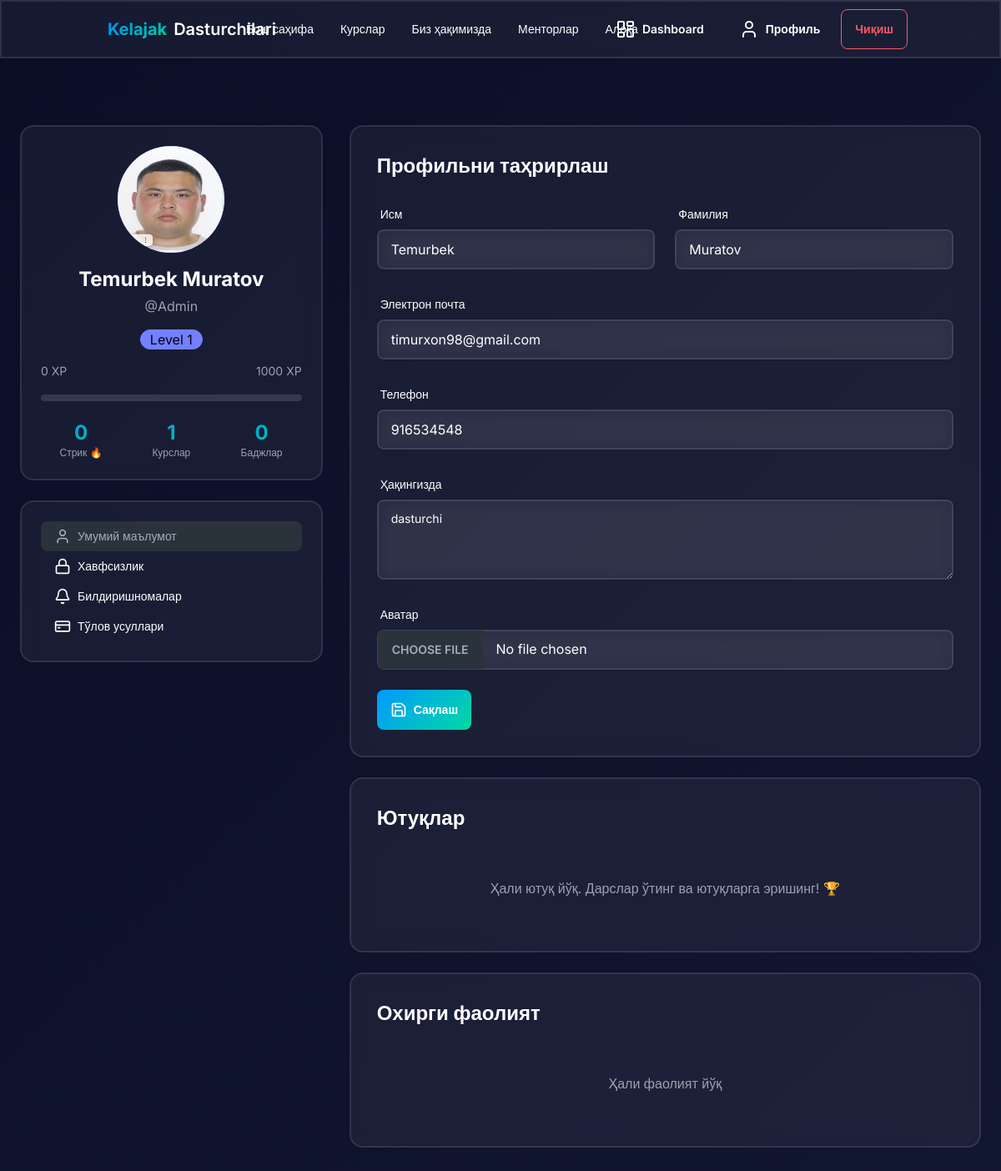
/profile/ (signed in), run on the app's committed database.
### users/models.py (models this page shows, shortened)
class User(AbstractUser):
    USER_TYPE_CHOICES = (
        ('student', 'Студент'),
        ('mentor', 'Ментор'),
        ('admin', 'Админ'),
    )
    user_type = models.CharField(max_length=10, choices=USER_TYPE_CHOICES, default='student')
    phone = models.CharField(max_length=20, blank=True)
    avatar = models.ImageField(upload_to='avatars/', null=True, blank=True)
    bio = models.TextField(blank=True)
    xp = models.IntegerField(default=0)
    level = models.IntegerField(default=1)
    coins = models.IntegerField(default=0)
    current_streak = models.IntegerField(default=0)
    longest_streak = models.IntegerField(default=0)
    last_activity = models.DateField(null=True, blank=True)
    created_at = models.DateTimeField(auto_now_add=True)
    updated_at = models.DateTimeField(auto_now=True)
    class Meta:
        verbose_name = 'Фойдаланувчи'
        verbose_name_plural = 'Фойдаланувчилар'

### users/views.py (the view, shortened to what this page needs)
# urls.py: path('profile/', views.profile, name='profile'),
@login_required
def profile(request):
    user = request.user
    enrolled_courses_count = Enrollment.objects.filter(user=user).count()
    user_badges = UserBadge.objects.filter(user=user).select_related('badge')
    recent_activities = XPHistory.objects.filter(user=user).order_by('-created_at')[:10]
    next_level_xp = (user.level + 1) * 500  # ← BU QATOR BOR BO'LISHI KERAK
    context = {
        'user': user,
        'enrolled_courses_count': enrolled_courses_count,
        'user_badges': user_badges,
        'recent_activities': recent_activities,
        'next_level_xp': next_level_xp,  # ← BU HAM BOR BO'LISHI KERAK
    }
    return render(request, 'pages/profile.html', context)

### templates/pages/profile.html (shortened to what this page needs)
{% extends 'base.html' %}
{% block content %}
<section class="min-h-screen px-4 py-20">
    <div class="container mx-auto max-w-6xl">
        <div class="grid grid-cols-1 lg:grid-cols-3 gap-8">
            <div class="space-y-6">
                <div class="glass rounded-2xl p-6 text-center" data-aos="fade-up">
                    <div class="avatar placeholder mb-4">
                        <div class="w-32 h-32 rounded-full bg-gradient-to-br from-blue-500 to-purple-500">
                            {% if user.avatar %}
                                <img src="{{ user.avatar.url }}" alt="{{ user.username }}" />
                            {% else %}
                                <span class="text-5xl text-white">{{ user.first_name.0 }}{{ user.last_name.0 }}</span>
                            {% endif %}
                        </div>
                    </div>
                    <h2 class="text-2xl font-bold text-white mb-1">{{ user.first_name }} {{ user.last_name }}</h2>
                    <p class="text-gray-400 mb-4">@{{ user.username }}</p>
                    <div class="badge badge-lg badge-primary mb-4">
                        Level {{ user.level }}
                    </div>
                  <div class="mb-4">
    <div class="flex justify-between text-sm text-gray-400 mb-2">
        <span>{{ user.xp }} XP</span>
        <span>{{ next_level_xp }} XP</span>
    </div>
    <progress class="progress progress-primary w-full" value="{{ user.xp }}" max="{{ next_level_xp }}"></progress>
</div>
                    <div class="grid grid-cols-3 gap-3 text-center">
                        <div>
                            <div class="text-2xl font-bold gradient-text">{{ user.current_streak }}</div>
                            <div class="text-xs text-gray-400">Стрик 🔥</div>
                        </div>
                        <div>
                            <div class="text-2xl font-bold gradient-text">{{ enrolled_courses_count }}</div>
                            <div class="text-xs text-gray-400">Курслар</div>
                        </div>
                        <div>
                            <div class="text-2xl font-bold gradient-text">{{ user_badges.count }}</div>
                            <div class="text-xs text-gray-400">Баджлар</div>
                        </div>
                    </div>
                </div>
                <div class="glass rounded-2xl p-4" data-aos="fade-up">
                    <ul class="menu text-white">
                        <li>
                            <a class="active">
                                <i data-lucide="user" class="w-5 h-5"></i>
                                Умумий маълумот
                            </a>
                        </li>
                        <li>
                            <a>
                                <i data-lucide="lock" class="w-5 h-5"></i>
                                Хавфсизлик
                            </a>
                        </li>
                        <li>
                            <a>
                                <i data-lucide="bell" class="w-5 h-5"></i>
                                Билдиришномалар
                            </a>
                        </li>
                        <li>
                            <a>
                                <i data-lucide="credit-card" class="w-5 h-5"></i>
                                Тўлов усуллари
                            </a>
                        </li>
                    </ul>
                </div>
            </div>
            <div class="lg:col-span-2 space-y-6">
                <div class="glass rounded-2xl p-8" data-aos="fade-up">
                    <h2 class="text-2xl font-bold text-white mb-6">Профильни таҳрирлаш</h2>
                    <form method="POST" enctype="multipart/form-data" class="space-y-6">
                        <div class="grid grid-cols-1 md:grid-cols-2 gap-6">
                            <div class="form-control">
                                <label class="label">
                                    <span class="label-text text-white">Исм</span>
                                </label>
                                <input
                                    type="text"
                                    name="first_name"
                                    value="{{ user.first_name }}"
                                    class="input input-bordered glass text-white"
                                />
                            </div>
                            <div class="form-control">
                                <label class="label">
                                    <span class="label-text text-white">Фамилия</span>
                                </label>
                                <input
                                    type="text"
                                    name="last_name"
                                    value="{{ user.last_name }}"
                                    class="input input-bordered glass text-white"
                                />
                            </div>
                        </div>
                        <div class="form-control">
                            <label class="label">
                                <span class="label-text text-white">Электрон почта</span>
                            </label>
                            <input
                                type="email"
                                name="email"
                                value="{{ user.email }}"
                                class="input input-bordered glass text-white"
                            />
                        </div>
                        <div class="form-control">
                            <label class="label">
                                <span class="label-text text-white">Телефон</span>
                            </label>
                            <input
                                type="tel"
                                name="phone"
                                value="{{ user.phone }}"
                                class="input input-bordered glass text-white"
                            />
                        </div>
                        <div class="form-control">
                            <label class="label">
                                <span class="label-text text-white">Ҳақингизда</span>
                            </label>
                            <textarea
                                name="bio"
                                class="textarea textarea-bordered h-24 glass text-white"
                                placeholder="Ўзингиз ҳақингизда қисқача..."
                            >{{ user.bio }}</textarea>
                        </div>
                        <div class="form-control">
                            <label class="label">
                                <span class="label-text text-white">Аватар</span>
                            </label>
                            <input
                                type="file"
                                name="avatar"
                                accept="image/*"
                                class="file-input file-input-bordered glass text-white w-full"
                            />
                        </div>
                        <button type="submit" class="btn btn-primary-custom text-white">
                            <i data-lucide="save" class="w-5 h-5"></i>
                            Сақлаш
                        </button>
                    </form>
                </div>
                <div class="glass rounded-2xl p-8" data-aos="fade-up">
                    <h2 class="text-2xl font-bold text-white mb-6">Ютуқлар</h2>
                    <div class="grid grid-cols-3 md:grid-cols-4 gap-4">
                        {% if user_badges %}
                            {% for user_badge in user_badges %}
                            <div class="aspect-square glass rounded-xl flex flex-col items-center justify-center p-4 hover:scale-105 transition-all cursor-pointer">
                                <div class="text-4xl mb-2">{{ user_badge.badge.icon }}</div>
                                <div class="text-xs text-white text-center font-semibold">{{ user_badge.badge.name }}</div>
                            </div>
                            {% endfor %}
                        {% else %}
                            <div class="col-span-full text-center py-8">
                                <p class="text-gray-400">Ҳали ютуқ йўқ. Дарслар ўтинг ва ютуқларга эришинг! 🏆</p>
                            </div>
                        {% endif %}
                    </div>
                </div>
                <div class="glass rounded-2xl p-8" data-aos="fade-up">
                    <h2 class="text-2xl font-bold text-white mb-6">Охирги фаолият</h2>
                    {% if recent_activities %}
                        <div class="space-y-4">
                            {% for activity in recent_activities %}
                            <div class="flex items-start gap-4 p-4 glass rounded-lg">
                                <div class="w-10 h-10 rounded-full bg-gradient-to-br from-blue-500 to-purple-500 flex items-center justify-center flex-shrink-0">
                                    <i data-lucide="zap" class="w-5 h-5 text-white"></i>
                                </div>
                                <div class="flex-1">
                                    <p class="text-white">{{ activity.reason }}</p>
                                    <p class="text-sm text-gray-400">{{ activity.created_at|timesince }} олдин</p>
                                </div>
                                <div class="text-green-400 font-bold">+{{ activity.amount }} XP</div>
                            </div>
                            {% endfor %}
                        </div>
                    {% else %}
                        <p class="text-gray-400 text-center py-8">Ҳали фаолият йўқ</p>
                    {% endif %}
                </div>
            </div>
        </div>
    </div>
</section>
{% endblock %}

### templates/base.html (shortened to what this page needs)
<!DOCTYPE html>
<html lang="uz" data-theme="dark">
<head>
    <script src="https://cdn.tailwindcss.com"></script>
    <link href="https://cdn.jsdelivr.net/npm/daisyui@4.4.19/dist/full.min.css" rel="stylesheet" type="text/css" />
    <link href="https://unpkg.com/aos@2.3.1/dist/aos.css" rel="stylesheet">
</head>
<body>
    {% include 'includes/navbar.html' %}
    <main>
        {% block content %}{% endblock %}
    </main>
</body>
</html>

### templates/includes/navbar.html (shortened to what this page needs)
<nav class="glass sticky top-0 z-50">
    <div class="container mx-auto px-4">
        <div class="navbar">
            <div class="navbar-start">
                <a href="{% url 'home' %}" class="btn btn-ghost text-xl">
                    <span class="gradient-text font-bold">Kelajak</span>
                    <span class="text-white">Dasturchilari</span>
                </a>
            </div>
            <div class="navbar-center hidden lg:flex">
                <ul class="menu menu-horizontal px-1 text-white">
                    <li><a href="{% url 'home' %}">Бош саҳифа</a></li>
                    <li><a href="{% url 'course_list' %}">Курслар</a></li>
                    <li><a href="#about">Биз ҳақимизда</a></li>
                    <li><a href="#mentors">Менторлар</a></li>
                    <li><a href="#contact">Алоқа</a></li>
                </ul>
            </div>
            <div class="navbar-end gap-2">
                {% if user.is_authenticated %}
                    <a href="{% url 'dashboard' %}" class="btn btn-ghost text-white">
                        <i data-lucide="layout-dashboard"></i>
                        Dashboard
                    </a>
                    <a href="{% url 'profile' %}" class="btn btn-ghost text-white">
                        <i data-lucide="user"></i>
                        Профиль
                    </a>
                    <a href="{% url 'logout' %}" class="btn btn-outline btn-error">
                        Чиқиш
                    </a>
                {% endif %}
            </div>
        </div>
    </div>
</nav>

### templates/base.html (style rules this page uses)
* { font-family: 'Inter', sans-serif; }
:root { --primary: #0099FF; --secondary: #00D9A3; --accent: #FF6B6B; --dark: #0A0E27; }
body { background: linear-gradient(135deg, #0A0E27 0%, #1a1f3a 100%); min-height: 100vh; }
.gradient-text { background: linear-gradient(135deg, #0099FF 0%, #00D9A3 100%); -webkit-background-clip: text; -webkit-text-fill-color: transparent; background-clip: text; }
.glass { background: rgba(255, 255, 255, 0.05); backdrop-filter: blur(10px); border: 1px solid rgba(255, 255, 255, 0.1); }
.btn-primary-custom { background: linear-gradient(135deg, #0099FF 0%, #00D9A3 100%); border: none; transition: all 0.3s ease; }

### data on the page
User: avatar (picture), first_name "Temurbek", last_name "Muratov", username "Admin", level "1", xp "0", current_streak "0", email "timurxon98@gmail.com", phone "916534548", bio "dasturchi"

### other printed values
{{ next_level_xp }} "1000"
{{ enrolled_courses_count }} "1"
{{ user_badges.count }} "0"
